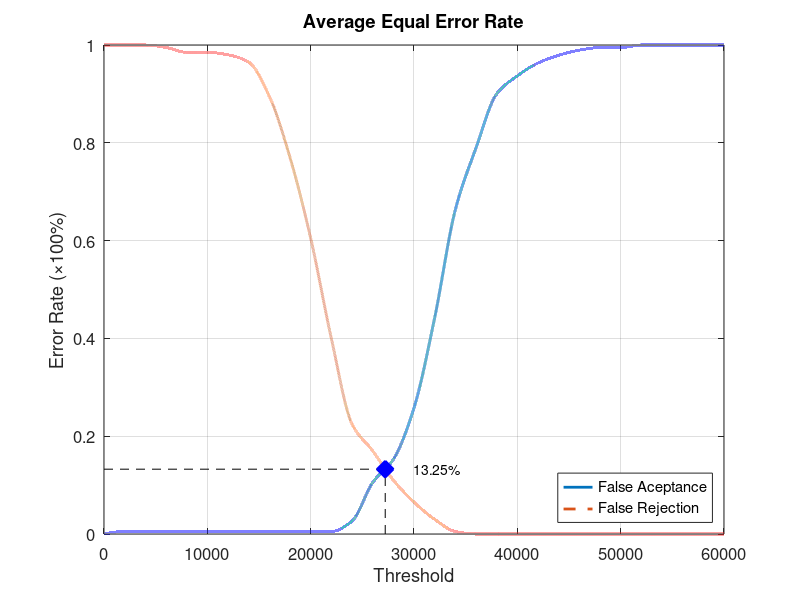
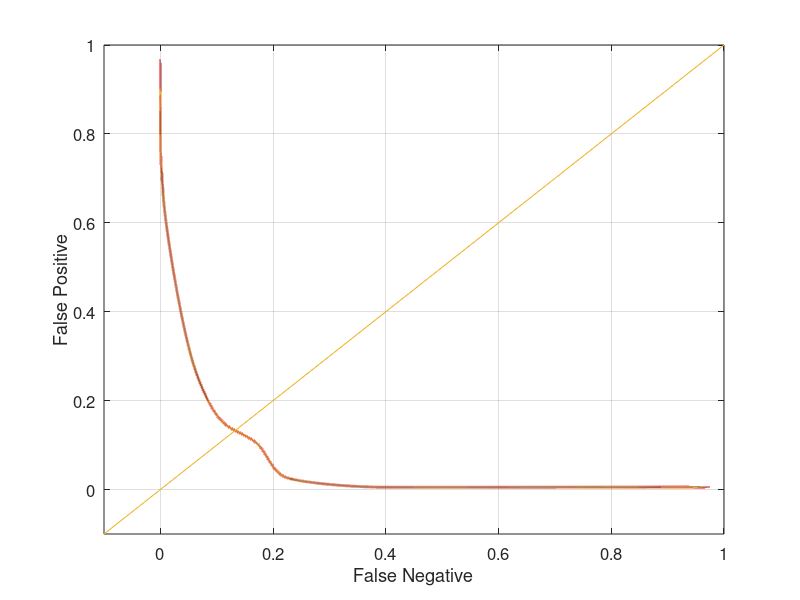

The MATLAB source for these figures, in order:
function yEER = Database5_4
close all;
clear;
clc;
x = 0:2000:60000;
xq = 0:0.5:60000;

y0 = [0 0.00526316 0.00526316 0.00526316 0.00526316 0.00526316 0.00526316 0.00526316 0.00526316 0.00526316 0.00526316 0.00526316 0.0263158 0.105263 0.152632 0.257895 0.442105 0.663158 0.789474 0.9 0.936842 0.963158 0.978947 0.989474 0.994737 0.994737 1 1 1 1 1];
yy0 = interp1(x, y0, xq, 'pchip');
y1 = [1 1 1 0.995 0.985 0.985 0.98 0.965 0.895 0.77 0.605 0.4 0.225 0.17 0.11 0.065 0.03 0.005 0 0 0 0 0 0 0 0 0 0 0 0 0];
yy1 = interp1(x, y1, xq, 'pchip');

% Calculating EER: 
y2 = abs(y0 - y1);
find(y2 == min(y2))
yy2 = abs(yy0 - yy1);
xEER = find(yy2 == min(yy2));
xEERIndex = xq(xEER) % X-axis EER
yEER = yy0(xEER) % Y-axis EER

main = figure
plot(xq, yy0,'-','LineWidth', 2);	hold on
plot(xq, yy1,'--','LineWidth', 2);	hold on
plot([xEERIndex xEERIndex], [0 yEER], 'k--');	hold on
plot([0 xEERIndex], [yEER yEER], 'k--');	hold on
plot(xEERIndex, yEER, 'bx', 'LineWidth', 10);	hold on
text(xEERIndex + 10 * xEERIndex / 100, yEER, [num2str(round((10000 * yEER)) / 100) '%'])
legend('False Aceptance', 'False Rejection', 'Location', 'SouthEast')
xlabel('Threshold')
ylabel('Error Rate (\times100%)')
title('Average Equal Error Rate')
set(gca, 'FontSize', 12)
axis([0 60000 0 1])
grid on

print(main, 'Database5_4Main', '-dpng');
FNRxFPR = figure('Color', [1 1 1]);
plot(yy1, yy0, '-', yy1, yy0, 'LineWidth', 2);
hold on
y = -0.1:0.1:1
plot(y, y); 
set(gca, 'FontSize', 12)
xlabel('False Negative')
ylabel('False Positive')
axis([-0.1 1 -0.1 1])
set(gca, 'FontSize', 12)
grid on

print(FNRxFPR, 'Database5_4FNRxFPR','-dpng');
end
